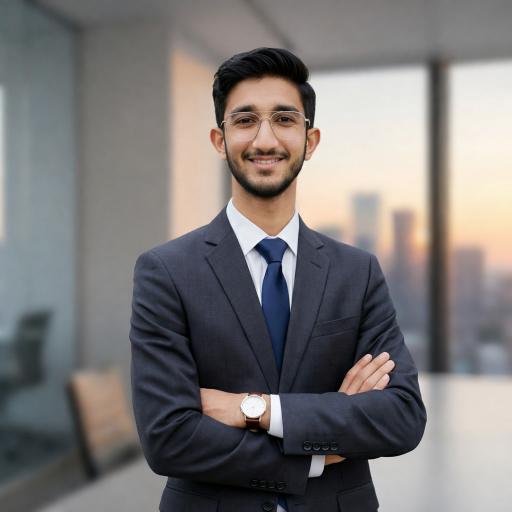
#> input picture images/uzair.png, 1024 x 1024 px (shown at 1/2 size)
$ python 1_3.py
#> lines starting #> are read from the running program, lines starting #| are printed output that depends on the picture
# Experiment 1.8: Get Height and Width Using OpenCV

import cv2

img = cv2.imread('images/uzair.png')
#> img is the input picture: shape (1024, 1024, 3); mean B, G, R 119.2, 119.8, 123.2
height, width = img.shape[:2]  # ← KEY LINE!
#> height = 1024; width = 1024

print("Height:", height)
#| Height: 1024
print("Width:", width)
#| Width: 1024


# Experiment 1.9: Converting Color to Grayscale using OpenCV
import cv2

# resizing window
cv2.namedWindow("Original Image", cv2.WINDOW_NORMAL)    # resize able by user
cv2.namedWindow("Grayscale Image", cv2.WINDOW_AUTOSIZE) # not resizable but auto adjusts to image size

# Load image
img = cv2.imread('images/uzair.png')

# Convert to grayscale
gray_img = cv2.cvtColor(img, cv2.COLOR_BGR2GRAY)  # ← KEY LINE!
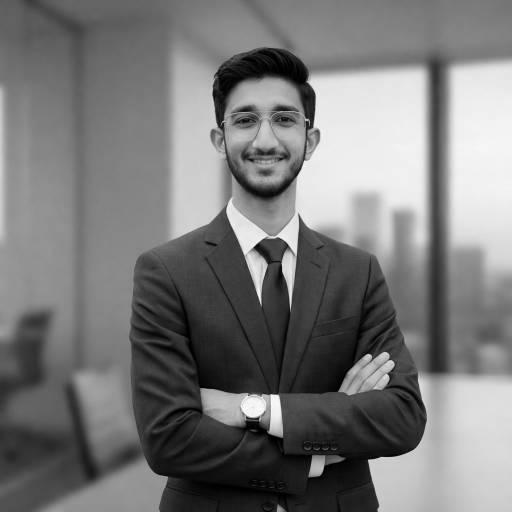
#> gray_img: shape (1024, 1024) (shown at 1/2 size); min 0, max 252, mean 120.8

# Display original and grayscale images side-by-side
cv2.imshow('Original Image', img)
cv2.imshow('Grayscale Image', gray_img)

cv2.waitKey(0)
cv2.destroyAllWindows()


# Experiment 1.10: Changing Spatial Resolution (Downsampling)

import cv2

# Load the image
image = cv2.imread('images/uzair.png')

# Get the original dimensions
original_height, original_width = image.shape[:2]
#> original_height = 1024; original_width = 1024
print("Original dimensions:", (original_height, original_width))
#| Original dimensions: (1024, 1024)

# Define the scaling factor (e.g., 0.5 for halving the size)
scale_factor = 0.5

# Calculate the new dimensions
new_width = int(original_width * scale_factor)
#> new_width = 512
new_height = int(original_height * scale_factor)
#> new_height = 512
new_dimensions = (new_width, new_height)
#> new_dimensions = (512, 512)

# Resize usingINTER_AREA for downsampling (better for reducing size)
downsampled_image = cv2.resize(image, new_dimensions, interpolation=cv2.INTER_AREA)
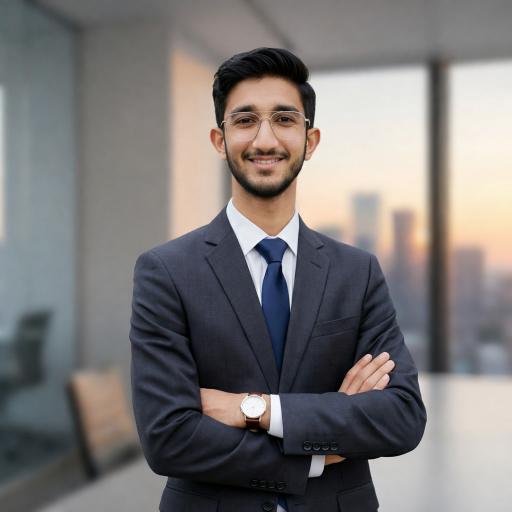
#> downsampled_image: shape (512, 512, 3); mean B, G, R 119.3, 120, 123.3

# Get the new dimensions
downsampled_height, downsampled_width = downsampled_image.shape[:2]
#> downsampled_height = 512; downsampled_width = 512
print("Downsampled dimensions:", (downsampled_height, downsampled_width))
#| Downsampled dimensions: (512, 512)

# Display the images
cv2.imshow('Original Image', image)
cv2.imshow('Downsampled Image', downsampled_image)

cv2.waitKey(0)
cv2.destroyAllWindows()

$ run again, with images/WhatsApp Image 2026-02-21 at 10.16.09 PM.jpeg saved as images/uzair.png
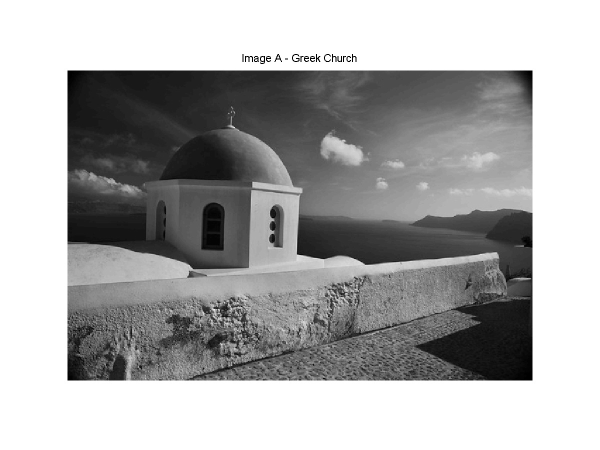
#> input picture images/WhatsApp Image 2026-02-21 at 10.16.09 PM.jpeg, 1200 x 900 px (shown at 1/2 size)
#> img is the input picture: shape (900, 1200, 3); min 0, max 255, mean 170.7
#| Height: 900
#| Width: 1200
#| Original dimensions: (900, 1200)
#> `downsampled_image = cv2.resize(image, new_dimensions, interpolation=cv..`:
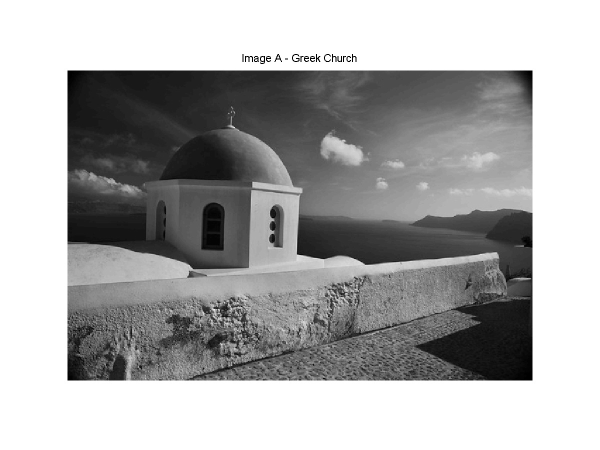
#> downsampled_image: shape (450, 600, 3); min 0, max 255, mean 170.8
#| Downsampled dimensions: (450, 600)

$ run again, with images/WhatsApp Image 2026-02-21 at 10.16.10 PM (1).jpeg saved as images/uzair.png
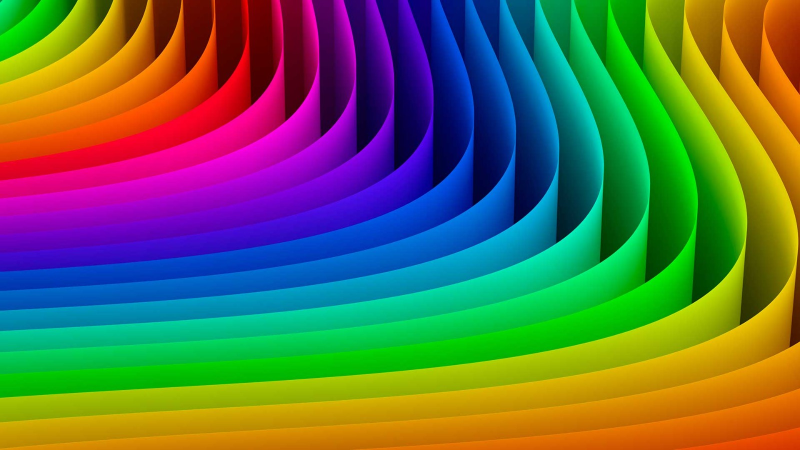
#> input picture images/WhatsApp Image 2026-02-21 at 10.16.10 PM (1).jpeg, 1600 x 900 px (shown at 1/2 size)
#> img is the input picture: shape (900, 1600, 3); mean B, G, R 73.1, 108.2, 95.1
#| Height: 900
#| Width: 1600
#> `gray_img = cv2.cvtColor(img, cv2.COLOR_BGR2GRAY)`:
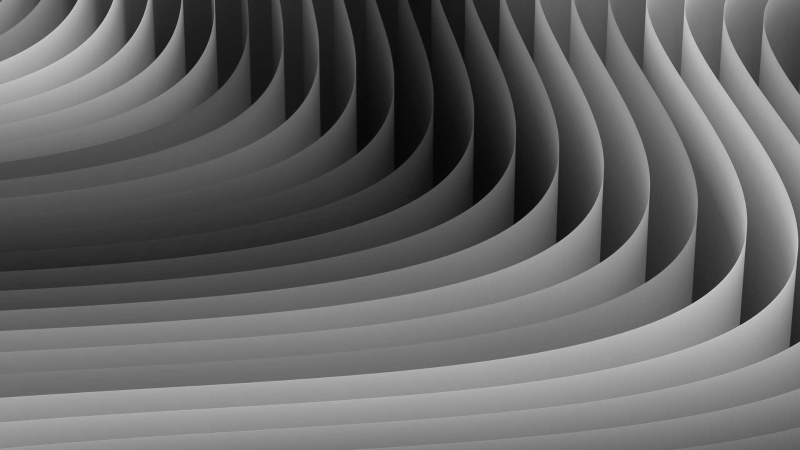
#> gray_img: shape (900, 1600) (shown at 1/2 size); min 4, max 216, mean 100.3
#| Original dimensions: (900, 1600)
#> `downsampled_image = cv2.resize(image, new_dimensions, interpolation=cv..`:
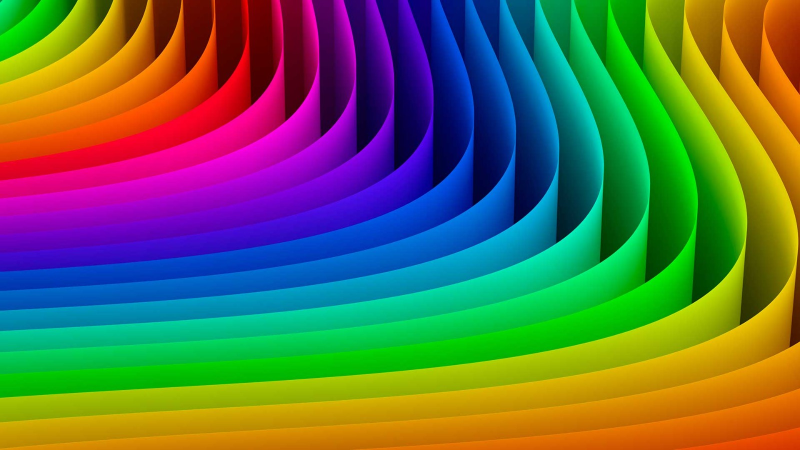
#> downsampled_image: shape (450, 800, 3); mean B, G, R 73.2, 108.4, 95.3
#| Downsampled dimensions: (450, 800)
